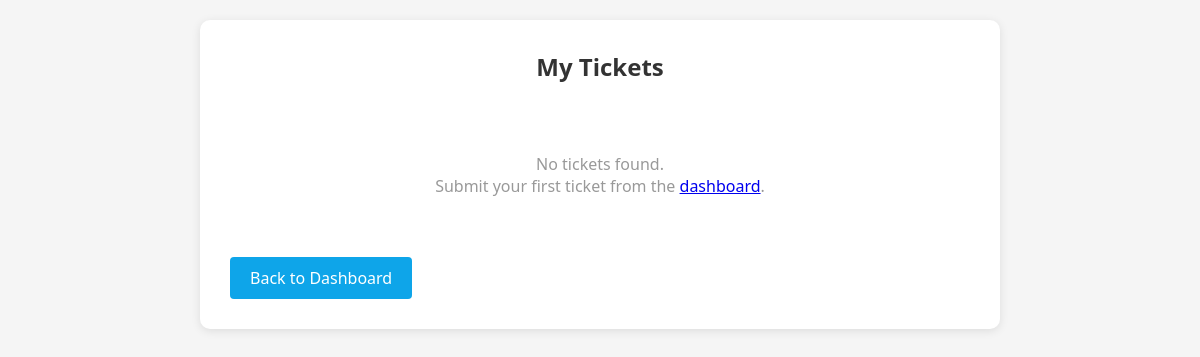
The app's page /view (signed in), older data.
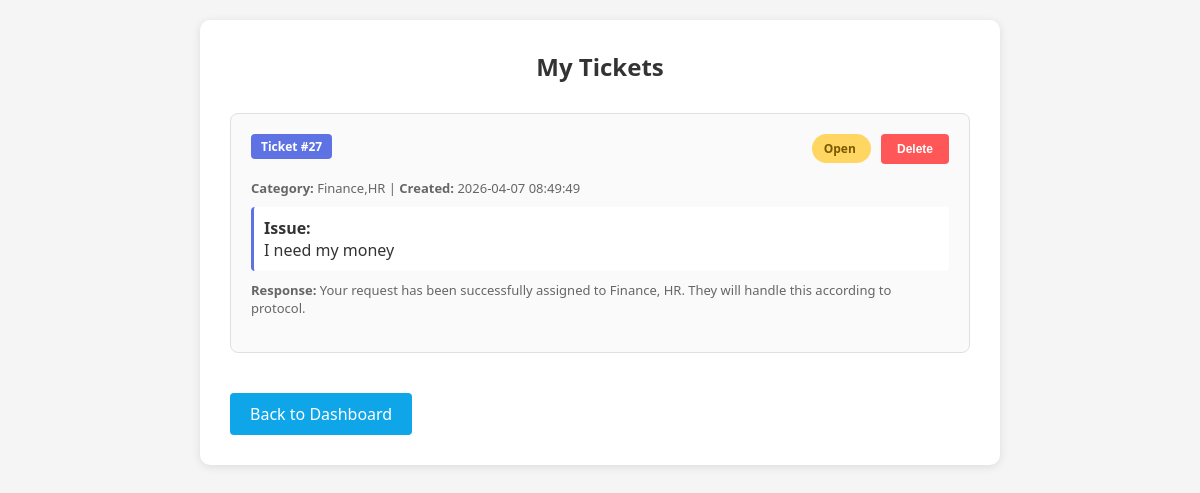
The same page, newer data.
### tables this page shows
CREATE TABLE tickets (
        id INTEGER PRIMARY KEY AUTOINCREMENT,
        ticket_text TEXT,
        category TEXT,
        tone TEXT,
        response TEXT,
        user_id INTEGER,
        status TEXT DEFAULT 'Open',
        created_at TIMESTAMP DEFAULT CURRENT_TIMESTAMP,
        FOREIGN KEY (user_id) REFERENCES users(id)
    );

### app.py (the view)
@app.route("/view")
@login_required
def view():
    conn = get_db()
    cursor = conn.cursor()
    try:
        if session['role'] == 'admin':
            cursor.execute("SELECT * FROM tickets ORDER BY created_at DESC")
        else:
            cursor.execute("SELECT * FROM tickets WHERE user_id = ? ORDER BY created_at DESC", (session['user_id'],))
        tickets = cursor.fetchall()
    except sqlite3.DatabaseError as db_err:
        conn.close()
        return render_template("view.html", tickets=[], role=session.get('role', 'user'), error=str(db_err))
    conn.close()
    return render_template("view.html", tickets=tickets, role=session.get('role', 'user'))

### app.py (called while the page is built)
def login_required(f):
    @wraps(f)
    def decorated_function(*args, **kwargs):
        if 'user_id' not in session:
            return redirect(url_for('login'))
        return f(*args, **kwargs)
    return decorated_function

def get_db():
    conn = sqlite3.connect(DB_PATH)
    conn.row_factory = sqlite3.Row
    return conn

### templates/view.html (shortened to what this page needs)
<!DOCTYPE html>
<html>
<head>
</head>
<body>
    <div class="container">
        <h2>{% if role == 'admin' %}All Tickets{% else %}My Tickets{% endif %}</h2>
        {% if tickets %}
            {% for t in tickets %}
                <div class="ticket-item">
                    <div class="ticket-header">
                        <span class="ticket-id">Ticket #{{ t['id'] }}</span>
                        <div>
                            <span class="status-badge {% if t['status'] == 'Open' %}status-open{% elif t['status'] == 'Closed' %}status-closed{% else %}status-open{% endif %}">
                                {{ t['status'] }}
                            </span>
                            <form method="POST" action="{{ url_for('delete_ticket', ticket_id=t['id']) }}" style="display: inline; margin-left: 10px;" onsubmit="return confirm('Are you sure you want to delete this ticket?')">
                                <button type="submit" class="delete-btn">Delete</button>
                            </form>
                        </div>
                    </div>
                    <div class="ticket-content">
                        <div class="ticket-meta">
                            <strong>Category:</strong> {{ t['category'] }} | <strong>Created:</strong> {{ t['created_at'] }}
                        </div>
                        <div class="ticket-text">
                            <strong>Issue:</strong><br>
                            {{ t['ticket_text'] }}
                        </div>
                        <div class="ticket-meta">
                            <strong>Response:</strong> {{ t['response'] }}
                        </div>
                    </div>
                </div>
            {% endfor %}
        {% else %}
            <div class="no-tickets">
                <p>No tickets found.</p>
                {% if role == 'user' %}
                    <p>Submit your first ticket from the <a href="{{ url_for('dashboard') }}">dashboard</a>.</p>
                {% endif %}
            </div>
        {% endif %}
        <a href="{{ url_for('dashboard') }}" class="back-btn">Back to Dashboard</a>
    </div>
</body>
</html>

### templates/view.html (style rules this page uses)
* { margin: 0; padding: 0; box-sizing: border-box; }
body { font-family: 'Segoe UI', Tahoma, Geneva, Verdana, sans-serif; background-color: #f5f5f5; padding: 20px; }
.container { max-width: 800px; margin: 0 auto; background: white; border-radius: 10px; box-shadow: 0 2px 10px rgba(0, 0, 0, 0.1); padding: 30px; }
h2 { color: #333; margin-bottom: 30px; text-align: center; }
.ticket-item { border: 1px solid #e0e0e0; border-radius: 8px; padding: 20px; margin-bottom: 20px; background-color: #fafafa; position: relative; }
.ticket-header { display: flex; justify-content: space-between; align-items: start; margin-bottom: 15px; }
.ticket-id { background-color: #5e72e4; color: white; padding: 4px 10px; border-radius: 4px; font-size: 12px; font-weight: 600; }
.status-badge { padding: 6px 12px; border-radius: 20px; font-size: 12px; font-weight: 600; }
.status-open { background-color: #ffd662; color: #7a5802; }
.ticket-content { margin-bottom: 15px; }
.ticket-text { color: #333; margin: 10px 0; padding: 10px; background-color: white; border-left: 3px solid #5e72e4; border-radius: 4px; }
.ticket-meta { color: #666; font-size: 13px; margin: 10px 0; }
.delete-btn { background-color: #ff5757; color: white; border: none; padding: 8px 16px; border-radius: 4px; cursor: pointer; font-size: 12px; font-weight: 600; transition: background-color 0.3s ease; }
.back-btn { display: inline-block; background-color: #0ea5e9; color: white; text-decoration: none; padding: 10px 20px; border-radius: 4px; margin-top: 20px; transition: background-color 0.3s ease; }

Row changes from the older to the newer data that the page shows:
added tickets: id "27", status "Open", category "Finance,HR", created_at "2026-04-07 08:49:49", ticket_text "I need my money", response "Your request has been successfully assigned to Finance, HR. They will handle this according to protocol."
Text that changed along with them:
text no longer shown: "No tickets found. Submit your first ticket from the dashboard ."
